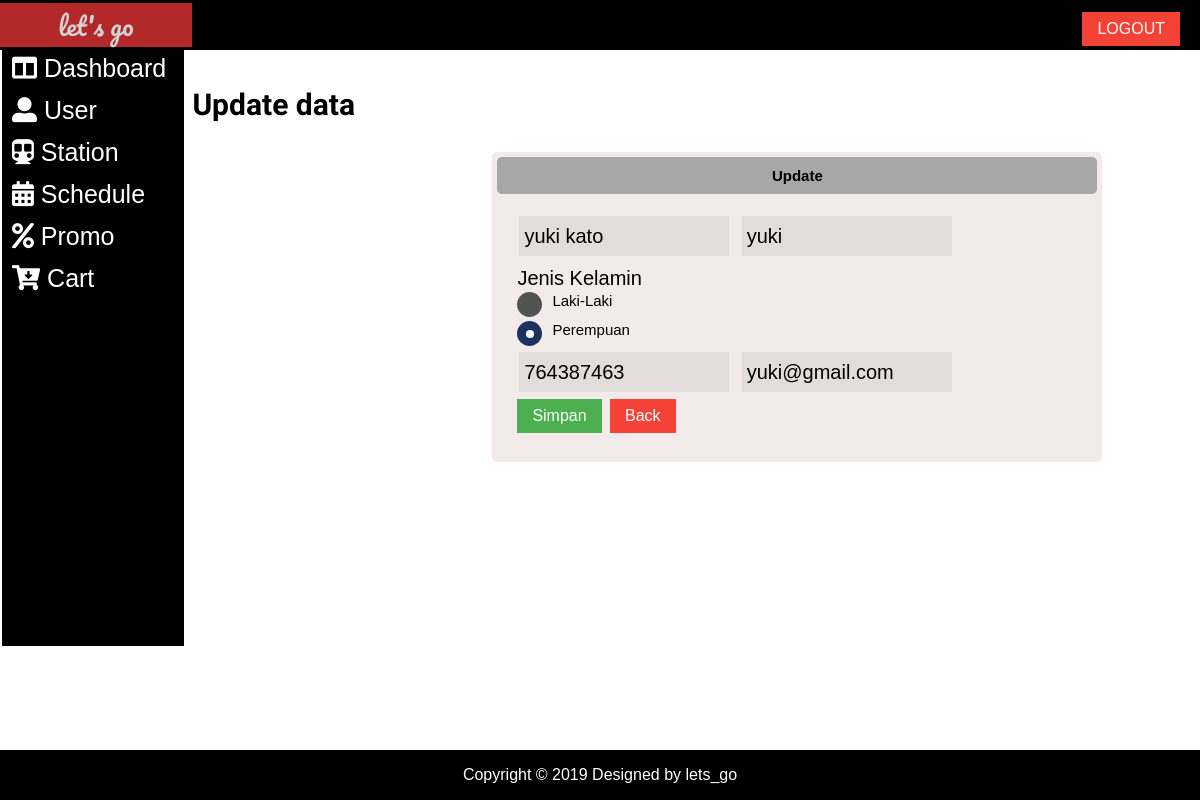
/admin/user/form-edit.php?id=16, run on the app's committed database.
### tables this page shows
CREATE TABLE IF NOT EXISTS `user` (
  `id` int(5) NOT NULL AUTO_INCREMENT,
  `full_name` varchar(255) DEFAULT NULL,
  `username` varchar(255) DEFAULT NULL,
  `gender` enum('Laki-Laki','Perempuan') DEFAULT NULL,
  `kontak` varchar(20) DEFAULT NULL,
  `email` varchar(20) DEFAULT NULL,
  `pass` varchar(35) DEFAULT NULL,
  `level` enum('user','admin') DEFAULT 'user',
  PRIMARY KEY (`id`),
  UNIQUE KEY `username` (`username`),
  UNIQUE KEY `email` (`email`)
);

### admin/user/form-edit.php (the view, shortened to what this page needs)
<?php
include("../../config/koneksi.php");
$id = $_GET['id'];
$sql = "SELECT * FROM user WHERE id=$id";
$query = mysqli_query($db, $sql);
$user = mysqli_fetch_assoc($query);
?>
<!DOCTYPE html>
<html>
<head>
    <link rel="stylesheet" type="text/css" href="../../assets/css/style.css">
    <link rel="stylesheet" href="https://use.fontawesome.com/releases/v5.8.1/css/all.css">
</head>
<body>
    <div class="header">
        <br>
        <p>let's go</p>
        <a href="../../login/logout.php"><button>LOGOUT</button></a>
    </div>
    <table>
        <tr>
            <td colspan="2" class="menu">
                <a href="../index.php">
                    <div><i class="fas fa-columns    "></i> Dashboard</div>
                </a>
                <a href="../user/user.php">
                    <div><i class="fas fa-user-alt    "></i> User</div>
                </a>
                <a href="../station/stasiun.php">
                    <div><i class="fas fa-subway    "></i> Station</div>
                </a>
                <a href="../jadwal/jadwal.php">
                    <div> <i class="fas fa-calendar-alt    "></i> Schedule</div>
                </a>
                <a href="../iklan/iklan.php">
                    <div> <i class="fas fa-percent    "></i> Promo</div>
                </a>
                 <a href="../Cart/cart.php">
                    <div><i class="fas fa-cart-arrow-down    "></i> Cart</div>
                </a>
            </td>
            <td class="content">
                <br><br><br>
                <h3>Update data</h3>
                <form action="../update/proses-edit.php" method="POST">
                    <div class="kotak" style="margin:0px 0px 0px 300px; width:600px; height:300px;">
                        <div class="kotak-judul"><b>Update</b></div>
                        <div class="kotak-user">
                            <input type="text" class="input-style" name="full_name" placeholder="nama lengkap" value="<?php echo $user['full_name'] ?>" />
                            <input type="text" class="input-style" name="username" placeholder="nama" value="<?php echo $user['username'] ?>" />
                            <br><label style="font-size:20px;">Jenis Kelamin</label> <br>
                            <label class="btn-rd" for="rd1">Laki-Laki
                                <span class="checkmark"></span>
                            </label>
                            <label class="btn-rd" for="rd2">Perempuan
                                <span class="checkmark"></span>
                            </label>
                            <input type="text" class="input-style" name="kontak" placeholder="kontak" value="<?php echo $user['kontak'] ?>" />
                            <input type="text" class="input-style" name="email" placeholder="email" value="<?php echo $user['email'] ?>" />
                            <br><input class="btn-submit" type="submit" value="Simpan" name="simpan" />
                            <a class="btn-submit" href="../user/user.php" style="background-color:#f44336;">Back</a>
                        </div>
                    </div>
                    <br><br><br><br><br>
                    <br><br>
                </form>
            </td>
        </tr>
    </table>
    <div class="footer">
        Copyright &copy; 2019
        Designed by lets_go
    </div>
</body>
</html>

### assets/css/style.css (style rules this page uses)
body { margin: 0%; font-family: sans-serif; font-family: "Kreon", serif; }
label { font-size: 11pt; }
.header { margin-top: 0%; margin-bottom: 0%; height: 50px; width: 100%; background-color: rgb(0, 0, 0); position: -webkit-sticky; position: fixed; z-index: 999; }
.header button { margin: -60px 20px 0px 0px; float: right; background-color: #f44336; border: none; color: white; padding: 8px 15px; text-align: center; text-decoration: none; display: inline-block; font-size: 16px; font-family: sans-serif; }
.header button { -webkit-transition-duration: 0.4s; transition-duration: 0.4s; }
.header p { margin-top: -15px; color: #d3d1d1; width: 16%; background-color: #b32929; text-align: center; font-size: 25px; font-family: "Pacifico", cursive; }
.menu { height: 600px; width: 15%; background-color: rgb(0, 0, 0); float: left; margin-top: 3.5%; position: -webkit-sticky; position: fixed; }
.menu a { cursor: pointer; text-decoration: none; color: white; }
.menu div { margin: 5px; font-size: 25px; font-family: sans-serif; border-radius: 5px; padding: 4px; }
.content { height: 100%; width: 84%; float: right; }
.content h3 { font-size: 30px; font-family: "Francois One", sans-serif; }
table { height: 100%; width: 100%; }
.kotak { height: 70%; width: 50%; background-color: #f3eaea; border-radius: 5px; padding: 5px; margin: 5px; box-shadow: #b32929; }
.kotak-judul { background-color: #a7a7a7; padding: 10px; text-align: center; font-size: 15px; font-family: Arial, Helvetica, sans-serif; border-radius: 5px; }
.kotak-user { width: 100%; height: 350px; padding: 20px; font-family: Arial, Helvetica, sans-serif; font-size: 30px; }
.input-style { height: 30px; width: 200px; background-color: rgba(187, 187, 187, 0.3); padding: 5px; margin: 2px; border: none; font-family: Arial, Helvetica, sans-serif; font-size: 20px; }
.footer { height: 50px; width: 100%; background-color: rgb(0, 0, 0); bottom: 0%; position: absolute; position: -webkit-sticky; position: fixed; text-align: center; line-height: 50px; font-family: Verdana, Geneva, Tahoma, sans-serif; color: white; }
.btn-submit { background-color: #4caf50; border: none; color: white; padding: 8px 15px; text-align: center; text-decoration: none; display: inline-block; font-size: 16px; font-family: sans-serif; }
.btn-rd { display: block; position: relative; padding-left: 35px; margin-bottom: 12px; cursor: pointer; font-size: 15px; -webkit-user-select: none; -moz-user-select: none; -ms-user-select: none; user-select: none; }
.checkmark { position: absolute; top: 0; left: 0; height: 25px; width: 25px; background-color: rgb(83, 83, 83); border-radius: 50%; }
.btn-rd input:checked ~ .checkmark { background-color: rgb(28, 50, 97); }
.checkmark:after { content: ""; position: absolute; display: none; }
.btn-rd input:checked ~ .checkmark:after { display: block; }
.btn-rd .checkmark:after { top: 9px; left: 9px; width: 8px; height: 8px; border-radius: 50%; background: white; }

### data on the page
user: full_name "yuki kato", username "yuki", kontak "764387463", email "yuki@gmail.com"
